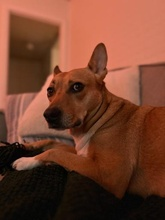
%> input picture hw4/images/ella.jpg, 165 x 220 px, shrunk from 384 x 512 before the run
$ octave --eval "result = extract_keypoints(imread('images/ella.jpg'));"   (GNU Octave 9; MATLAB toolbox functions it lacks are replaced by stand-ins)
%> lines starting %> are read from the running program, lines starting %| are printed output that depends on the picture; in (x1, y1, x2, y2) boxes, pixels count from 0 and x2, y2 are one past the last pixel; in counts of white or black regions, pixels touching at a corner belong together; the program's own positions count from 1
function [x, y, scores, Ih, Iv] = extract_keypoints(image, debug_mode, hsize, filter, threshold)

% default arguments
if nargin < 5
    threshold = 2e11; % score threshold
end
if nargin < 4
    filter = 1; % apply Gaussian filter
end
if nargin < 3
   hsize = 2; % half window size
end
if nargin < 2
    debug_mode = 0;
end

% corner detection parameter(s)
k = 0.05;
fsize = 2 * hsize + 1; % full window size

% convert image to grayscale double
image_gray = double(rgb2gray(image));
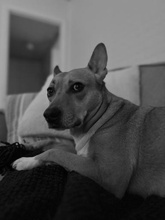
%> image_gray: size 220x165 double; min 0, max 179, mean 78.2
[height, width] = size(image_gray);
%> height = 220; width = 165

% Sobel derivative filters
Dh = [-1 0 1; -2 0 2; -1 0 1];
Dv = [-1 -2 -1; 0 0 0; 1 2 1];

% compute image gradient
Ih = imfilter(image_gray, Dh, 'symmetric');
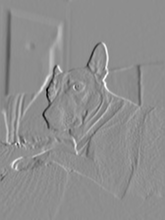
%> Ih: size 220x165 double; min -595, max 470, mean -0.6; drawn with min black and max white
Iv = imfilter(image_gray, Dv, 'symmetric');
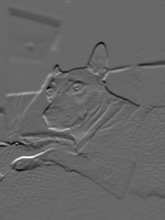
%> Iv: size 220x165 double; min -444, max 646, mean -5; drawn with min black and max white

% compute corner detection scores
R = zeros(height, width);
for i=(hsize + 1):(height - hsize - 1)
    for j=(hsize + 1):(width - hsize - 1)

        % compute structure tensor
        M = zeros(2, 2);
        for u=-hsize:hsize
            for v=-hsize:hsize
                M(1,1) = M(1,1) + Ih(i+u,j+v)^2;
                M(1,2) = M(1,2) + Ih(i+u,j+v)*Iv(i+u,j+v);
                M(2,1) = M(2,1) + Ih(i+u,j+v)*Iv(i+u,j+v);
                M(2,2) = M(2,2) + Iv(i+u,j+v)^2;
            end
        end
        % approximate smallest eigenvalue
        R(i,j) = det(M) - k * trace(M)^2;
    end
end
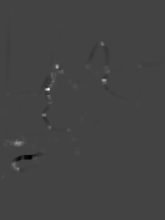
%> R: size 220x165 double; min -5.09e+11, max 1.42e+12, mean 939484490.1; drawn with min black and max white
%> after the loop, M = [961 -7; -7 1457]

% NOTE: I found better corner detection accuracy by applying a 5x5 Gaussian
% filter to the scores before applying the threshold and non-max suppression
if filter
    f = [1; 4; 6; 4; 1] / 16;
    R = imfilter(R, f * f');
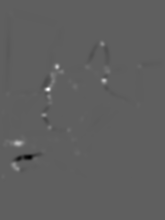
%> R: size 220x165 double; min -4.7e+11, max 7.92e+11, mean 939484490.1; drawn with min black and max white
end

% apply score threshold
R_threshold = (R > threshold);
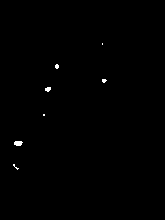
%> R_threshold: size 220x165 logical; 0.3% white; 7 white regions (5 under 20 px), largest, box (x1, y1, x2, y2) and area: (14, 141, 23, 146) 37, (45, 87, 51, 92) 23

% perform non-max suppression
hsize = 1;
R_suppress = zeros(height, width);
for i=(hsize + 1):(height - hsize - 1)
    for j=(hsize + 1):(width - hsize - 1)
        if R_threshold(i,j)
            window = R(i-hsize:i+hsize, j-hsize:j+hsize);
            window_max = max(window, [], 'all');
            if R(i,j) < window_max
                R_suppress(i,j) = 0;
            else
                R_suppress(i,j) = 1;
            end
        end
    end
end
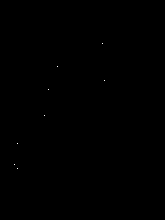
%> R_suppress: size 220x165 double; values 0 (black) and 1 (white), 0.02% white in thin lines or dots, all inside (x1, y1, x2, y2) = (14, 43, 105, 169)
%> after the loop, window = [2.36e+11 2.53e+11 2.09e+11; 1.99e+11 2.31e+11 1.96e+11; 1.17e+11 1.45e+11 1.26e+11]; window_max = 2.53e+11

% convert to pixel indices
[y, x] = find(R_suppress);
%> y = [165; 144; 169; 116; 90; 67; 44; 81]; x = [15; 18; 18; 45; 49; 58; 103; 105]

if debug_mode % return entire score map
    scores = R;
else % only return scores at keypoints
    scores = R(sub2ind([height, width], y, x));
%> scores = [2.37e+11; 4.6e+11; 2.53e+11; 2.33e+11; 7.92e+11; 4.85e+11; 2.18e+11; 4.63e+11]
%> `result = extract_keypoints(imread('images/ella.jpg'));`: result = [15; 18; 18; 45; 49; 58; 103; 105]
end

end
